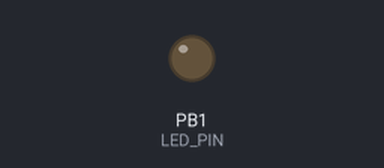
Simulated run of this sketch. Board: ATtiny85, built with avr-gcc and run on an emulated ATtiny85. On the bench: output pins drawn as LEDs (lit = HIGH).

Above: at 4.5 s.
At 7.5 s:
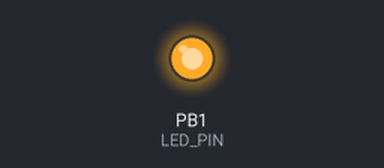
Timing chart, 0 to 10.9 s (numbered marks = the images above):
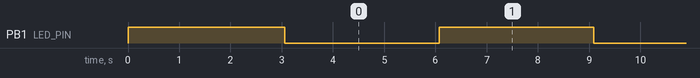

Measured:
- by itself, PB1 (LED_PIN): alternates HIGH for 3.0 s and LOW for 3.0 s

The sketch:

DigisparkKeyboard0.ino
```cpp
// --------------------------------------
// Digispark keyboard emulator
// --------------------------------------


#include <DigiKeyboard.h>
#define LED_PIN 1

int i = 0;
bool IsLed = true;

void setup()
{
  pinMode(LED_PIN, OUTPUT);
  digitalWrite(LED_PIN, IsLed);

  DigiKeyboard.delay(3000);

  DigiKeyboard.println("\nDigisparkKeyboard");
}


void loop()
{
  i++;
  IsLed = !IsLed;
  DigiKeyboard.print("Line ");
  DigiKeyboard.println(i);

  digitalWrite(LED_PIN, IsLed);

  DigiKeyboard.delay(3000);           // wait 5 seconds for next scan
}
```
